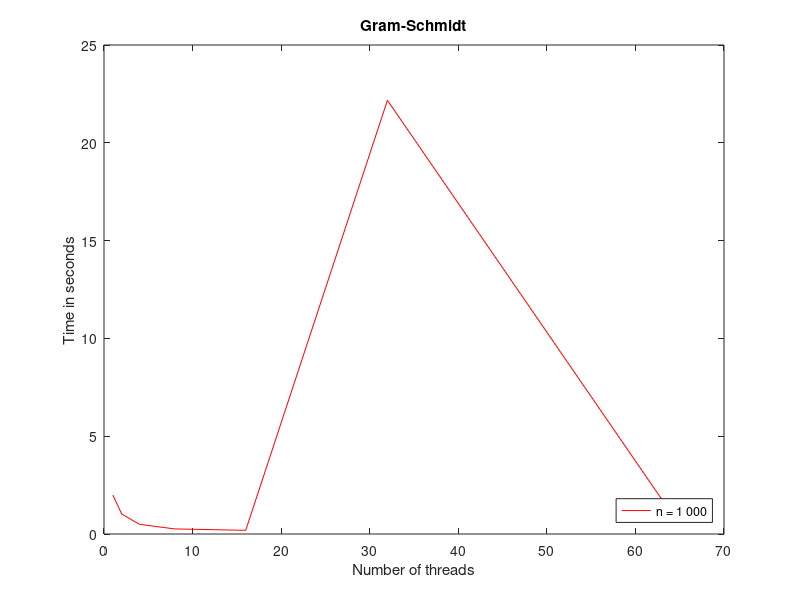
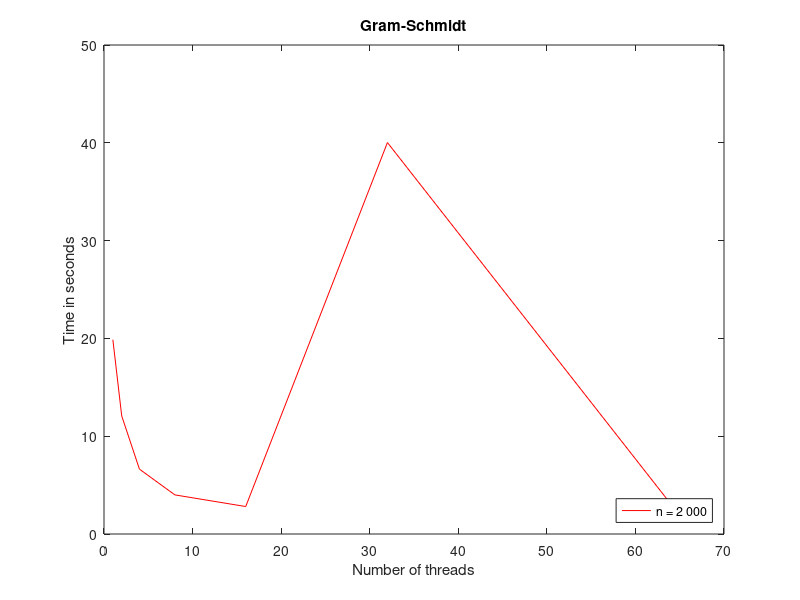
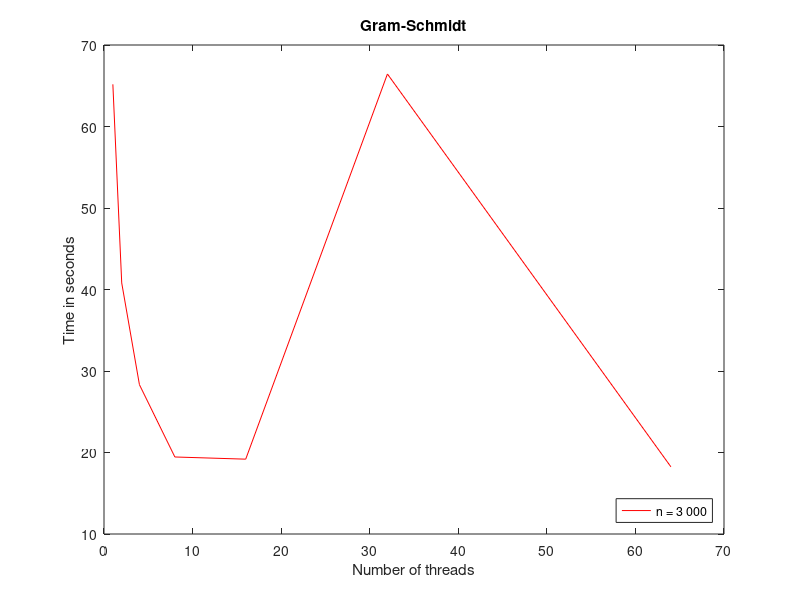
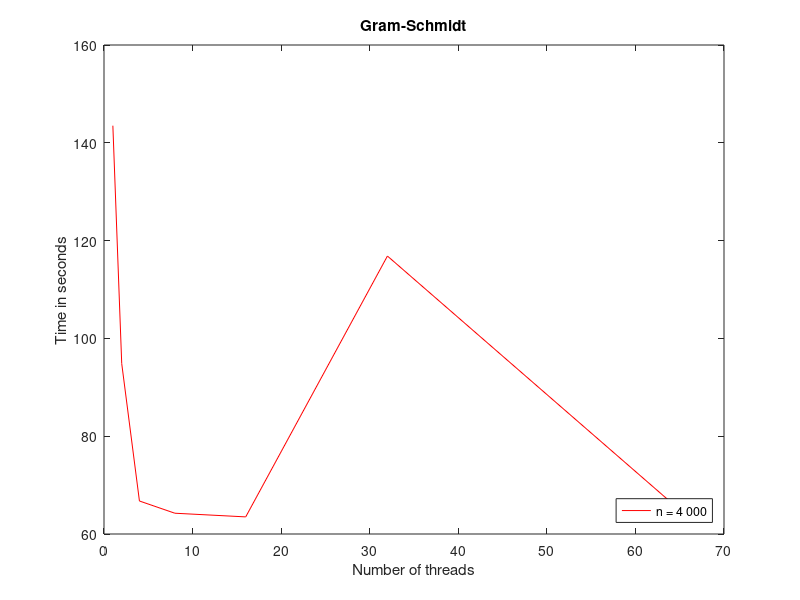

MATLAB code to generate these figures, in order:


timing = [
1.994249    19.870712    65.174862    143.5       308.75 
1.021339    12.072147    40.806183    94.852069   184.935649
0.493782    6.633971     28.322395    66.75       146.5
0.259408    4            19.450961    64.25       129.5 
0.187886    2.808593     19.182807    63.5        123.830462 
22.174041   40.024980    66.444143    116.844250  198.75
1.096868    3.058758     18.25        66.5        136.25 
];

nprocs = [1 2 4 8 16 32 64]; 
nelements = [1000 2000 3000 4000 5000];

speedup = zeros(7,5);
speedup(:,1) = timing(1,1)./timing(:,1);
speedup(:,2) = timing(1,2)./timing(:,2);
speedup(:,3) = timing(1,3)./timing(:,3);
speedup(:,4) = timing(1,4)./timing(:,4);
speedup(:,5) = timing(1,5)./timing(:,5);

% Possible plots:
figure(1);
plot(nprocs,timing(:,1), 'r-');
title('Gram-Schmidt');
xlabel('Number of threads'); 
ylabel('Time in seconds');
legend('n = 1 000', 'Location','SouthEast');

figure(2);
plot(nprocs,timing(:,2), 'r-');
title('Gram-Schmidt');
xlabel('Number of threads'); 
ylabel('Time in seconds');
legend('n = 2 000', 'Location','SouthEast');

figure(3);
plot(nprocs,timing(:,3), 'r-');
title('Gram-Schmidt');
xlabel('Number of threads'); 
ylabel('Time in seconds');
legend('n = 3 000', 'Location','SouthEast');

figure(4);
plot(nprocs,timing(:,4), 'r-');
title('Gram-Schmidt');
xlabel('Number of threads'); 
ylabel('Time in seconds');
legend('n = 4 000', 'Location','SouthEast');

figure(5);
plot(nprocs,timing(:,5), 'r-');
title('Gram-Schmidt');
xlabel('Number of threads'); 
ylabel('Time in seconds');
legend('n = 5 000', 'Location','SouthEast');

figure(6);
plot(nprocs,speedup(:,1), 'g--');
hold on;
plot(nprocs,speedup(:,2), 'r:');
plot(nprocs,speedup(:,3), 'b-');
plot(nprocs,speedup(:,4), 'b-.');
plot(nprocs,speedup(:,5), 'r-');
title('Gram-Schmidt speedup');
xlabel('Number of threads'); 
ylabel('Speedup');
legend('n = 1000', 'n = 2000', 'n = 3000', 'n = 4000', 'n = 5000', 'Location','SouthEast');

